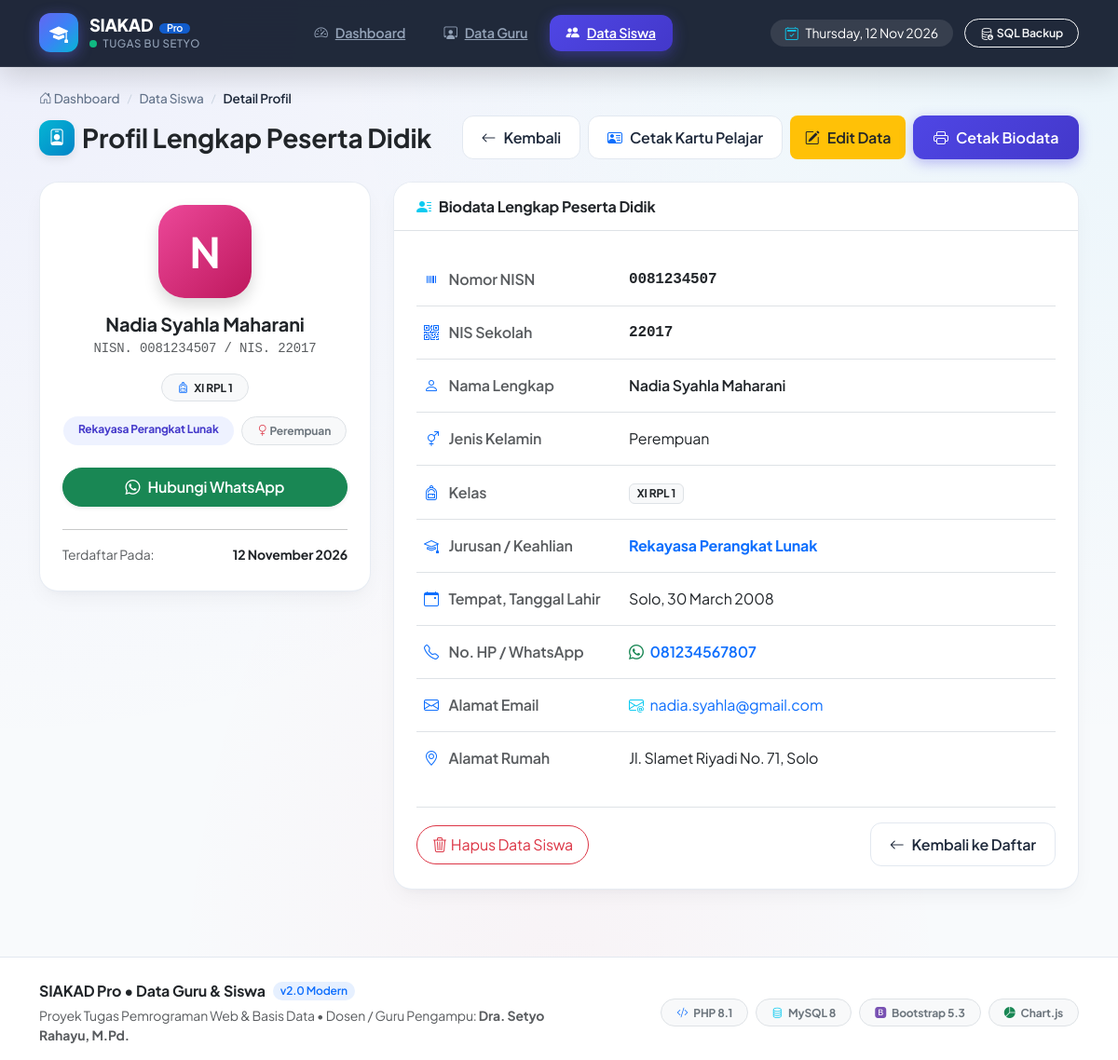
Screenshot of /siswa/detail.php?id=7 with the database file from the repository.
### tables this page shows
CREATE TABLE `siswa` (
  `id` INT(11) NOT NULL AUTO_INCREMENT,
  `nisn` VARCHAR(20) NOT NULL UNIQUE,
  `nis` VARCHAR(20) NOT NULL UNIQUE,
  `nama` VARCHAR(100) NOT NULL,
  `jenis_kelamin` ENUM('Laki-laki', 'Perempuan') NOT NULL,
  `kelas` VARCHAR(20) NOT NULL,
  `jurusan` VARCHAR(50) NOT NULL,
  `tempat_lahir` VARCHAR(50) DEFAULT NULL,
  `tanggal_lahir` DATE DEFAULT NULL,
  `telepon` VARCHAR(20) DEFAULT NULL,
  `email` VARCHAR(100) DEFAULT NULL,
  `alamat` TEXT DEFAULT NULL,
  `created_at` TIMESTAMP DEFAULT CURRENT_TIMESTAMP,
  PRIMARY KEY (`id`)
);

### siswa/detail.php (the view, shortened to what this page needs)
<?php
require_once __DIR__ . '/../config/database.php';
$id = isset($_GET['id']) ? intval($_GET['id']) : 0;
$query = mysqli_query($koneksi, "SELECT * FROM siswa WHERE id = $id");
$siswa = mysqli_fetch_assoc($query);
require_once __DIR__ . '/../includes/header.php';
?>
<div class="mb-4">
    <div class="breadcrumb-modern">
        <a href="<?= BASE_URL ?>/index.php"><i class="bi bi-house-door"></i> Dashboard</a>
        <span class="breadcrumb-separator">/</span>
        <a href="<?= BASE_URL ?>/siswa/index.php">Data Siswa</a>
        <span class="breadcrumb-separator">/</span>
        <span class="active">Detail Profil</span>
    </div>
    <div class="d-flex flex-wrap justify-content-between align-items-center gap-2">
        <h3 class="fw-bold text-dark mb-0 d-flex align-items-center gap-2">
            <span class="avatar-gradient avatar-gradient-2" style="width: 38px; height: 38px; font-size: 1.1rem;">
                <i class="bi bi-person-badge"></i>
            </span>
            Profil Lengkap Peserta Didik
        </h3>
        <div class="d-flex flex-wrap gap-2">
            <a href="<?= BASE_URL ?>/siswa/index.php" class="btn btn-modern-outline">
                <i class="bi bi-arrow-left"></i> Kembali
            </a>
            <a href="<?= BASE_URL ?>/siswa/kartu.php?id=<?= $siswa['id']; ?>" target="_blank" class="btn btn-modern-outline">
                <i class="bi bi-person-vcard text-primary"></i> Cetak Kartu Pelajar
            </a>
            <a href="<?= BASE_URL ?>/siswa/edit.php?id=<?= $siswa['id']; ?>" class="btn btn-warning text-dark fw-semibold px-3 py-2 rounded-3 border-0 d-inline-flex align-items-center gap-2" style="border-radius: 12px;">
                <i class="bi bi-pencil-square"></i> Edit Data
            </a>
            <button onclick="window.print()" class="btn btn-modern-primary">
                <i class="bi bi-printer"></i> Cetak Biodata
            </button>
        </div>
    </div>
</div>
<div class="row g-4">
    <div class="col-lg-4">
        <div class="card card-modern text-center p-4">
            <div class="avatar-gradient <?= $siswa['jenis_kelamin'] == 'Laki-laki' ? 'avatar-gradient-2' : 'avatar-gradient-3'; ?> mx-auto mb-3 shadow" style="width: 100px; height: 100px; font-size: 2.8rem; border-radius: 28px;">
                <?= strtoupper(substr($siswa['nama'], 0, 1)); ?>
            </div>
            <h5 class="fw-bold text-dark mb-1"><?= htmlspecialchars($siswa['nama']); ?></h5>
            <p class="text-muted small mb-3 font-monospace">NISN. <?= htmlspecialchars($siswa['nisn']); ?> / NIS. <?= htmlspecialchars($siswa['nis']); ?></p>
            <div class="mb-3">
                <span class="badge bg-light text-dark border px-3 py-2 rounded-pill">
                    <i class="bi bi-backpack me-1 text-primary"></i> <?= htmlspecialchars($siswa['kelas']); ?>
                </span>
            </div>
            <div class="d-flex justify-content-center gap-2 mb-4">
                <span class="badge badge-soft-primary px-3 py-2 rounded-pill">
                    <?= htmlspecialchars($siswa['jurusan']); ?>
                </span>
                <span class="badge bg-light text-secondary border px-3 py-2 rounded-pill">
                    <?= $siswa['jenis_kelamin'] == 'Laki-laki' ? '<i class="bi bi-gender-male text-primary"></i> Laki-laki' : '<i class="bi bi-gender-female text-danger"></i> Perempuan'; ?>
                </span>
            </div>
            <?php if (!empty($siswa['telepon'])): ?>
                <a href="https://wa.me/<?= preg_replace('/[^0-9]/', '', $siswa['telepon']); ?>" target="_blank" class="btn btn-success rounded-pill w-100 py-2 d-inline-flex align-items-center justify-content-center gap-2 fw-semibold shadow-sm mb-2">
                    <i class="bi bi-whatsapp"></i> Hubungi WhatsApp
                </a>
            <?php endif; ?>
            <hr class="my-3">
            <div class="text-start small text-muted">
                <div class="d-flex justify-content-between mb-1">
                    <span>Terdaftar Pada:</span>
                    <strong class="text-dark"><?= date('d F Y', strtotime($siswa['created_at'])); ?></strong>
                </div>
            </div>
        </div>
    </div>
    <div class="col-lg-8">
        <div class="card card-modern h-100">
            <div class="card-header bg-white py-3 px-4 border-bottom">
                <h6 class="fw-bold text-dark mb-0 d-flex align-items-center gap-2">
                    <i class="bi bi-person-lines-fill text-info"></i> Biodata Lengkap Peserta Didik
                </h6>
            </div>
            <div class="card-body p-4">
                <div class="table-responsive">
                    <table class="table table-borderless align-middle mb-0">
                        <tbody>
                            <tr>
                                <th style="width: 220px;" class="text-muted fw-semibold py-3 border-bottom"><i class="bi bi-upc text-primary me-2"></i> Nomor NISN</th>
                                <td class="fw-bold font-monospace text-dark py-3 border-bottom"><?= htmlspecialchars($siswa['nisn']); ?></td>
                            </tr>
                            <tr>
                                <th class="text-muted fw-semibold py-3 border-bottom"><i class="bi bi-qr-code text-primary me-2"></i> NIS Sekolah</th>
                                <td class="fw-bold font-monospace text-dark py-3 border-bottom"><?= htmlspecialchars($siswa['nis']); ?></td>
                            </tr>
                            <tr>
                                <th class="text-muted fw-semibold py-3 border-bottom"><i class="bi bi-person text-primary me-2"></i> Nama Lengkap</th>
                                <td class="fw-semibold text-dark py-3 border-bottom"><?= htmlspecialchars($siswa['nama']); ?></td>
                            </tr>
                            <tr>
                                <th class="text-muted fw-semibold py-3 border-bottom"><i class="bi bi-gender-ambiguous text-primary me-2"></i> Jenis Kelamin</th>
                                <td class="text-dark py-3 border-bottom"><?= htmlspecialchars($siswa['jenis_kelamin']); ?></td>
                            </tr>
                            <tr>
                                <th class="text-muted fw-semibold py-3 border-bottom"><i class="bi bi-backpack text-primary me-2"></i> Kelas</th>
                                <td class="py-3 border-bottom"><span class="badge bg-light text-dark border"><?= htmlspecialchars($siswa['kelas']); ?></span></td>
                            </tr>
                            <tr>
                                <th class="text-muted fw-semibold py-3 border-bottom"><i class="bi bi-mortarboard text-primary me-2"></i> Jurusan / Keahlian</th>
                                <td class="fw-bold text-primary py-3 border-bottom"><?= htmlspecialchars($siswa['jurusan']); ?></td>
                            </tr>
                            <tr>
                                <th class="text-muted fw-semibold py-3 border-bottom"><i class="bi bi-calendar-event text-primary me-2"></i> Tempat, Tanggal Lahir</th>
                                <td class="text-dark py-3 border-bottom">
                                    <?= !empty($siswa['tempat_lahir']) ? htmlspecialchars($siswa['tempat_lahir']) . ', ' : '-'; ?>
                                    <?= !empty($siswa['tanggal_lahir']) ? date('d F Y', strtotime($siswa['tanggal_lahir'])) : ''; ?>
                                </td>
                            </tr>
                            <tr>
                                <th class="text-muted fw-semibold py-3 border-bottom"><i class="bi bi-telephone text-primary me-2"></i> No. HP / WhatsApp</th>
                                <td class="text-dark py-3 border-bottom">
                                    <?php if (!empty($siswa['telepon'])): ?>
                                        <a href="https://wa.me/<?= preg_replace('/[^0-9]/', '', $siswa['telepon']); ?>" target="_blank" class="text-decoration-none fw-semibold">
                                            <i class="bi bi-whatsapp text-success me-1"></i> <?= htmlspecialchars($siswa['telepon']); ?>
                                        </a>
                                    <?php else: ?>
                                        <span class="text-muted">-</span>
                                    <?php endif; ?>
                                </td>
                            </tr>
                            <tr>
                                <th class="text-muted fw-semibold py-3 border-bottom"><i class="bi bi-envelope text-primary me-2"></i> Alamat Email</th>
                                <td class="text-dark py-3 border-bottom">
                                    <?php if (!empty($siswa['email'])): ?>
                                        <a href="mailto:<?= htmlspecialchars($siswa['email']); ?>" class="text-decoration-none">
                                            <i class="bi bi-envelope-at text-info me-1"></i> <?= htmlspecialchars($siswa['email']); ?>
                                        </a>
                                    <?php else: ?>
                                        <span class="text-muted">-</span>
                                    <?php endif; ?>
                                </td>
                            </tr>
                            <tr>
                                <th class="text-muted fw-semibold py-3 align-top"><i class="bi bi-geo-alt text-primary me-2"></i> Alamat Rumah</th>
                                <td class="text-dark py-3"><?= !empty($siswa['alamat']) ? nl2br(htmlspecialchars($siswa['alamat'])) : '<span class="text-muted">-</span>'; ?></td>
                            </tr>
                        </tbody>
                    </table>
                </div>
                <div class="mt-4 pt-3 border-top d-flex justify-content-between align-items-center">
                    <a href="<?= BASE_URL ?>/siswa/hapus.php?id=<?= $siswa['id']; ?>" class="btn btn-outline-danger rounded-pill px-3 py-2 btn-hapus-konfirmasi d-inline-flex align-items-center gap-1" data-nama="<?= htmlspecialchars($siswa['nama']); ?>">
                        <i class="bi bi-trash3"></i> Hapus Data Siswa
                    </a>
                    <a href="<?= BASE_URL ?>/siswa/index.php" class="btn btn-modern-outline">
                        <i class="bi bi-arrow-left"></i> Kembali ke Daftar
                    </a>
                </div>
            </div>
        </div>
    </div>
</div>
<?php require_once __DIR__ . '/../includes/footer.php'; ?>

### includes/header.php (style rules this page uses)
:root { --primary: #4f46e5; --primary-hover: #4338ca; --primary-light: #eef2ff; --secondary: #0ea5e9; --success: #10b981; --warning: #f59e0b; --danger: #ef4444; --dark: #0f172a; --dark-card: #1e293b; --surface: #ffffff; --bg-page: #f8fafc; --border-color: #e2e8f0; --text-main: #1e293b; --text-muted: #64748b; --radius-sm: 8px; --radius-md: 14px; --radius-lg: 20px; --radius-xl: 28px; --shadow-subtle: 0 1px 3px 0 rgba(0, 0, 0, 0.05), 0 1px 2px -1px rgba(0, 0, 0, 0.05); --shadow-card: 0 10px 25px -5px rgba(15, 23, 42, 0.05), 0 8px 10px -6px rgba(15, 23, 42, 0.03); --shadow-hover: 0 20px 35px -10px rgba(79, 70, 229, 0.12), 0 10px 15px -3px rgba(15, 23, 42, 0.05); }
* { box-sizing: border-box; }
body { font-family: 'Plus Jakarta Sans', -apple-system, BlinkMacSystemFont, "Segoe UI", Roboto, sans-serif; background-color: var(--bg-page); background-image: radial-gradient(at 0% 0%, rgba(99, 102, 241, 0.07) 0px, transparent 50%), radial-gradient(at 100% 0%, rgba(14, 165, 233, 0.06) 0px, transparent 50%), radial-gradient(at 50% 100%, rgba(244, 63, 94, 0.04) 0px, transparent 50%); background-attachment: fixed; color: var(--text-main); min-height: 100vh; display: flex; flex-direction: column; letter-spacing: -0.01em; -webkit-font-smoothing: antialiased; }
.card-modern { background-color: var(--surface); border: 1px solid rgba(226, 232, 240, 0.8); border-radius: var(--radius-lg); box-shadow: var(--shadow-card); transition: all 0.3s cubic-bezier(0.4, 0, 0.2, 1); overflow: hidden; }
.btn-modern-primary { background: linear-gradient(135deg, #4f46e5 0%, #4338ca 100%); color: #ffffff; border: none; font-weight: 600; padding: 0.65rem 1.35rem; border-radius: 12px; box-shadow: 0 4px 14px rgba(79, 70, 229, 0.35); transition: all 0.25s ease; display: inline-flex; align-items: center; gap: 8px; }
.btn-modern-outline { background: #ffffff; color: var(--text-main); border: 1px solid var(--border-color); font-weight: 600; padding: 0.65rem 1.25rem; border-radius: 12px; transition: all 0.2s ease; display: inline-flex; align-items: center; gap: 8px; }
.badge-soft-primary { background-color: #eef2ff; color: #4338ca; }
.avatar-gradient { width: 44px; height: 44px; border-radius: 12px; display: inline-flex; align-items: center; justify-content: center; font-weight: 700; font-size: 1rem; color: white; box-shadow: 0 4px 10px rgba(0, 0, 0, 0.08); flex-shrink: 0; }
.avatar-gradient-2 { background: linear-gradient(135deg, #06b6d4, #0284c7); }
.avatar-gradient-3 { background: linear-gradient(135deg, #ec4899, #be185d); }
.breadcrumb-modern { display: flex; align-items: center; gap: 8px; margin-bottom: 0.5rem; font-size: 0.85rem; }
.breadcrumb-modern a { color: #64748b; text-decoration: none; font-weight: 500; transition: color 0.15s ease; }
.breadcrumb-modern .active { color: #1e293b; font-weight: 600; }
.breadcrumb-separator { color: #cbd5e1; font-size: 0.75rem; }

### rows the page displays
siswa: nama "N", nama "Nadia Syahla Maharani", nisn "0081234507", nis "22017", kelas "XI RPL 1", jurusan "Rekayasa Perangkat Lunak", created_at "12 November 2026", jenis_kelamin "Perempuan", tempat_lahir "Solo", tanggal_lahir "30 March 2008", telepon "081234567807", email "nadia.syahla@gmail.com", alamat "Jl. Slamet Riyadi No. 71, Solo"
